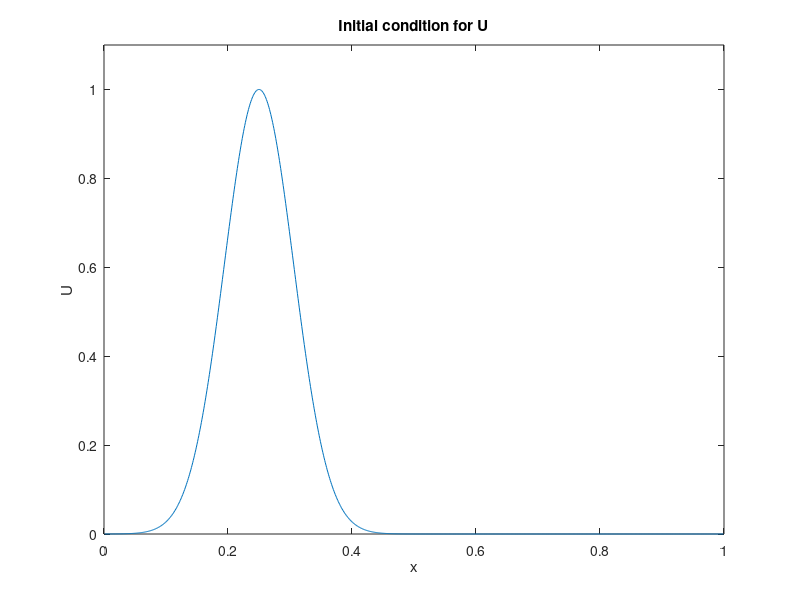
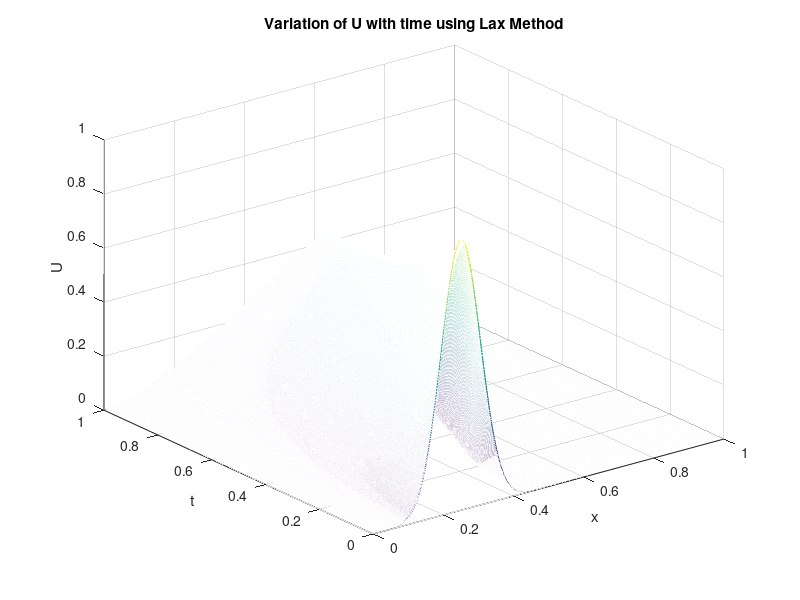
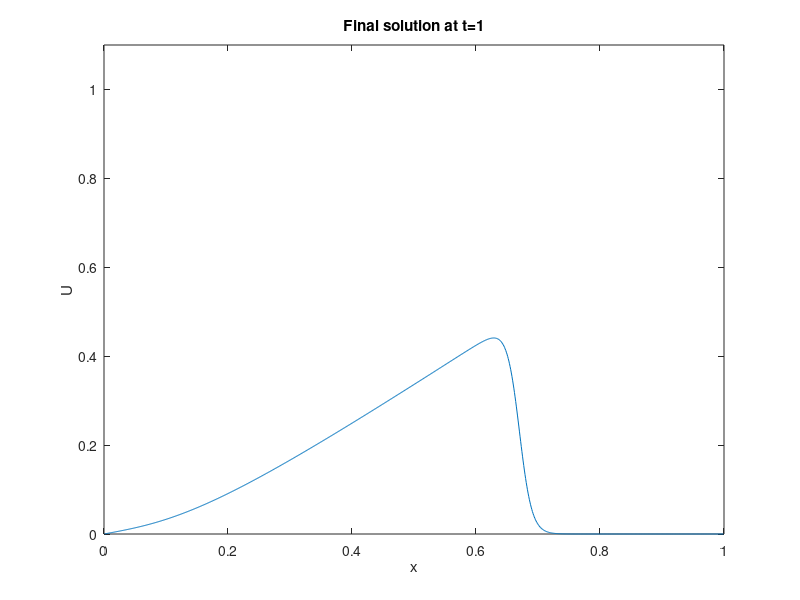

The MATLAB script that drew these images, in order:
%% Shock_Lax.m

%% Author: Louise Olsen-Kettle (email: l.kettle1@uq.edu.au, @DrOlsen-Kettle)
%% Code to supplement lecture notes by Louise Olsen-Kettle:
%% Numerical solution of Partial Differential Equations (PDEs)
%% Webpage: http://espace.library.uq.edu.au/view/UQ:239427
%% ISBN: 978-1-74272-149-1

% using the Lax method for Burger's nonlinear equation for inviscid flow: U_t = -U U_x
x1=0;
a = 1.; % length of bar in x-direction
x2=a;

T = 1.; % length of time for solution

n = 999;   % no of grid points Xn

dx = a/(n+1.); % grid spacing in x direction


% dt = dx no dispersion, dt = dx/2 meets Courant stability condition with dispersion, dt=1.001*dx does not meet Courant stability condition

dt = dx/5.;

m = round(T/dt); 

t=0.; % initial time = 0


CourantCondition = dt/dx;  % Courant condition uses c=max(U(x,0)) = 1 for this example 

if CourantCondition > 1. 
   fprintf('Courant Condition is > 1 so Lax method is unstable, please reduce time step size to gain stability');
end

s=dt/dx;

% build the A matrix to march finite difference solution forward in time

% check first with n=3 to test that you are getting the right A matrix and b vector:

%s=2  % checkpoint values comment out later!!!
%n=3  % checkpoint values comment out later!!!

%  in this example the matrix A for the finite difference solution has a constant term, and a varyint term which depends on U(x_j,t_k))

Asubs = (1/2.)*ones(n,1);

Asuper = (1/2.)*ones(n,1);

Aconstant = spdiags([Asubs,Asuper],[-1 1],n,n);

% specify boundary conditions through vector b and by changing any rows in A matrix needed - for Neumann boundary conditions
 
b= zeros(n,1);

% for Dirichlet boundary conditions at x=0: b[1] = (1+s *U(x_1,t_k))*U(0,t_k)/2.
% U(x=0, t) = 0.
b(1) = 0.;
% for Dirichlet boundary conditions at x = a: b[n] = (1-s*U(x_n,t_k))*U(a,t_k)/2
% U(x=a,t) = = U(x_n+1,t_k) = 0.
b(n) =  0;
% b % check b is right too!

% set up mesh in x-direction:
x = linspace(x1+dx,x2-dx, n)';
% Set up vector U^0 at time tk=0: U(x,0) = f(x)
% using U(x,0) = 1, if 0.2 < x < 0.4 ; = 0 elsewhere 
 
U_tk= exp(-10.*((4.*x-1).^2));

figure(1)
plot (x,U_tk,'-')
axis ([0 1 0 1.1])
title ('Initial condition for U')
xlabel ('x')
ylabel ('U')

% store solution for each time in matrix U(nxm):

U=zeros(n,m);
tvec=zeros(m,1);

U(:,1) = U_tk;
tvec(1) = t;

% now march solution forward in time using U_tk+1 = A*U_tk + b:

for k = 1:m
    t = t+dt;
    % if boundary conditions vary with time you need to update b here
    % because A has a varying term we need to calculate that here:

    % padded with zero for Asubs and Asuper because spdiags doesn't use the 0 entries (anything could be entered here)

    Asubs = (1/2.)*s*[U_tk(2:n);0];

    Asuper = -(1/2.)*s*[0; U_tk( 1:n-1)];

    Avary = spdiags([Asubs,Asuper],[-1 1],n,n);

    A = Aconstant+Avary;

    U_tk_1 = A*U_tk + b;    

    U(:,k) = U_tk_1;
 
    % for next time step:
    U_tk = U_tk_1;
    tvec(k) = t;

end


figure(2)
mesh (x,tvec,U')
%axis ([0 1 0 2 0 1.1])
title ('Variation of U with time using Lax Method')
xlabel ('x')
ylabel ('t')
zlabel ('U')


figure(3)
plot (x,U_tk_1)
axis ([0 1 0 1.1])
title('Final solution at t=1')
xlabel ('x')
ylabel ('U')
